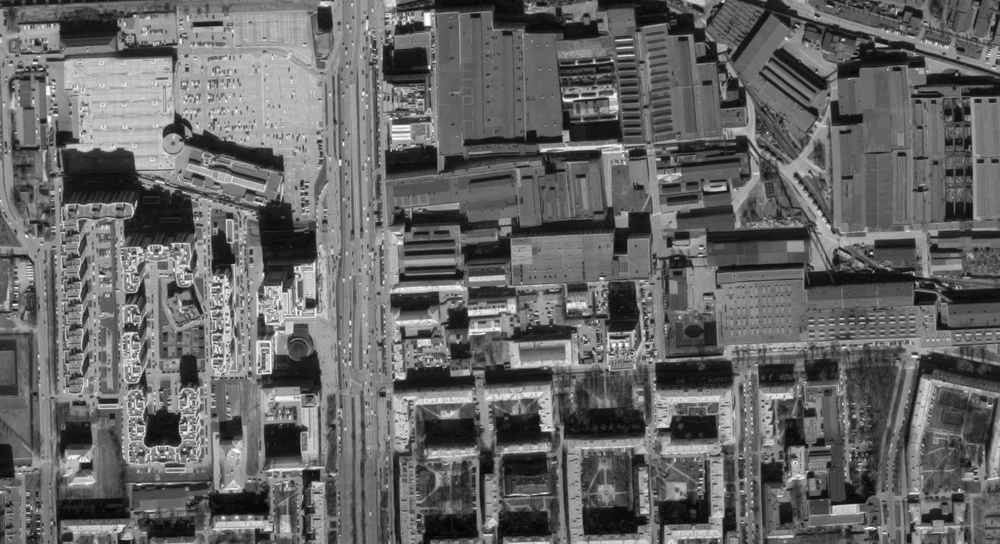
#> input picture GRAY.JPG, 1000 x 544 px, shrunk from 1363 x 741 before the run
$ jupyter execute image_processing.ipynb
#> lines starting #> are read from the running program, lines starting #| are printed output that depends on the picture
<a href="https://colab.research.google.com/github/atropass/pan-sharpening/blob/main/image_processing.ipynb" target="_parent"></a>

[cell 1]
import cv2
import numpy as np
from matplotlib import pyplot as plt

[cell 2]
# high-resolution grayscale
gray_image = cv2.imread('GRAY.JPG', cv2.IMREAD_GRAYSCALE)
#> gray_image is the input picture: shape (544, 1000); min 0, max 255, mean 101.6

# lower-resolution colored images
rgb_half_image = cv2.imread('RGB_half.JPG')
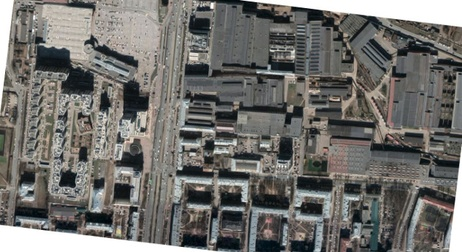
#> input picture RGB_half.JPG, 462 x 252 px, shrunk from 630 x 343 before the run
#> rgb_half_image is the input picture: shape (252, 462, 3); mean B, G, R 108.4, 111.6, 112.6
rgb_quater_image = cv2.imread('RGB_quater.JPG')
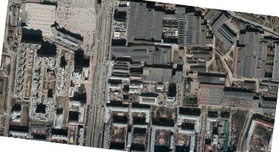
#> input picture RGB_quater.JPG, 279 x 152 px, shrunk from 380 x 207 before the run
#> rgb_quater_image is the input picture: shape (152, 279, 3); mean B, G, R 108.3, 111.6, 112.6

1. Align the images
2. Resize the images
3. Color restoration
4. Comparing the results

[cell 3]
#SIFT detector
sift = cv2.SIFT_create()

[cell 4]
# detecting features using SIFT
keypoints_gray, descriptors_gray = sift.detectAndCompute(gray_image, None)
#> keypoints_gray = 7431 keypoints; strongest (x, y, size): (429, 67, 2.1), (427, 18, 8.3), (470, 313, 4.2), (843, 40, 2.1)
keypoints_half, descriptors_half = sift.detectAndCompute(rgb_half_image, None)
#> keypoints_half = 1850 keypoints; strongest (x, y, size): (212, 5, 3.7), (107, 234, 4.6), (215, 143, 1.9), (294, 9, 4.1)
keypoints_quarter, descriptors_quarter = sift.detectAndCompute(rgb_quater_image, None)
#> keypoints_quarter = 687 keypoints; strongest (x, y, size): (64, 142, 2.8), (177, 5, 2.4), (11, 135, 2), (86, 79, 2.1)

[cell 5]
#feature matcher
bf = cv2.BFMatcher(cv2.NORM_L2, crossCheck=True)

[cell 6]
#match descriptors between grayscale and color images
matches_half = bf.match(descriptors_gray, descriptors_half)
#> matches_half = 1463 matches
matches_quarter = bf.match(descriptors_gray, descriptors_quarter)
#> matches_quarter = 570 matches

[cell 7]
#sorting matches based ondistance
matches_half = sorted(matches_half, key = lambda x:x.distance)
matches_quarter = sorted(matches_quarter, key = lambda x:x.distance)

So, using SIFT I detected keypoints and descriptors of all images, after usinn Brute Force mathcing ( bruteforce in this case good because straightforward and actually these images are the same with some rotation )

[cell 8]
#good matches
points_gray_half = np.zeros((len(matches_half), 2), dtype=np.float32)
#> points_gray_half = 1463 pairs, first value 0 to 0, second value 0 to 0
points_half = np.zeros((len(matches_half), 2), dtype=np.float32)
#> points_half has the same summary as points_gray_half

[cell 9]
for i, match in enumerate(matches_half):
    points_gray_half[i, :] = keypoints_gray[match.queryIdx].pt
    points_half[i, :] = keypoints_half[match.trainIdx].pt
#> after the loop, points_gray_half = 1463 pairs, first value 3.63 to 993.8, second value 3.41 to 540.7; points_half = 1463 pairs, first value 2.51 to 457, second value 4.39 to 249.2

[cell 10]
#find homography
h_half, _ = cv2.findHomography(points_half, points_gray_half, cv2.RANSAC)
#> h_half = [[2.15, 0.259, -29.48], [-0.26, 2.14, 62.34], [-2.32e-07, 3.42e-07, 1]]

[cell 11]
points_gray_quarter = np.zeros((len(matches_quarter), 2), dtype=np.float32)
#> points_gray_quarter = 570 pairs, first value 0 to 0, second value 0 to 0
points_quarter = np.zeros((len(matches_quarter), 2), dtype=np.float32)
#> points_quarter = 570 pairs, first value 0 to 0, second value 0 to 0

[cell 12]
for i, match in enumerate(matches_quarter):
    points_gray_quarter[i, :] = keypoints_gray[match.queryIdx].pt
    points_quarter[i, :] = keypoints_quarter[match.trainIdx].pt
#> after the loop, points_gray_quarter = 570 pairs, first value 8.66 to 968.1, second value 3.41 to 536.5; points_quarter = 570 pairs, first value 4.89 to 274.9, second value 2.44 to 147.6

[cell 13]
h_quarter, _ = cv2.findHomography(points_quarter, points_gray_quarter, cv2.RANSAC)
#> h_quarter = [[3.56, 0.431, -28.95], [-0.431, 3.55, 61.58], [5.49e-07, 2.56e-06, 1]]

[cell 14]
aligned_half = cv2.warpPerspective(rgb_half_image, h_half, (gray_image.shape[1], gray_image.shape[0]))
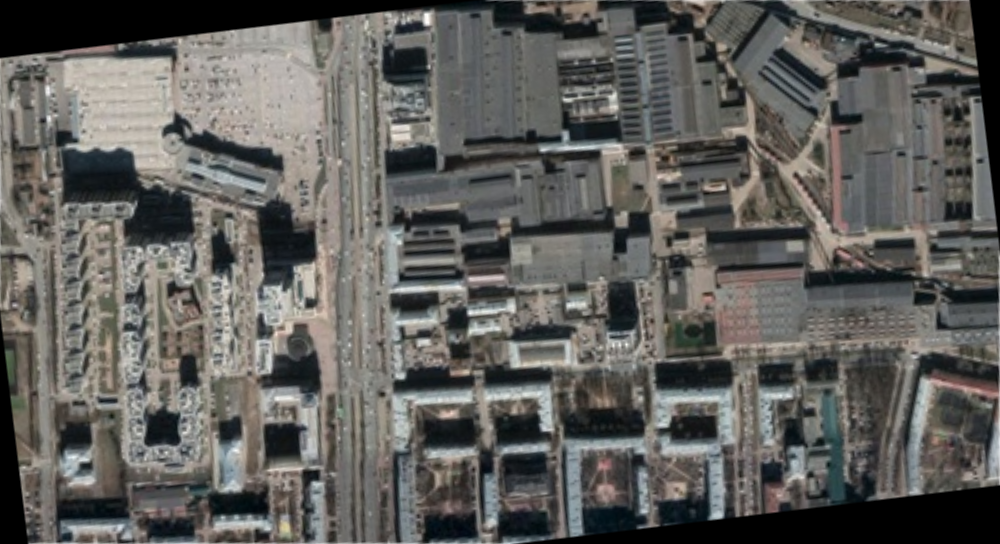
#> aligned_half: shape (544, 1000, 3); mean B, G, R 92, 95.3, 96.3
aligned_quarter = cv2.warpPerspective(rgb_quater_image, h_quarter, (gray_image.shape[1], gray_image.shape[0]))
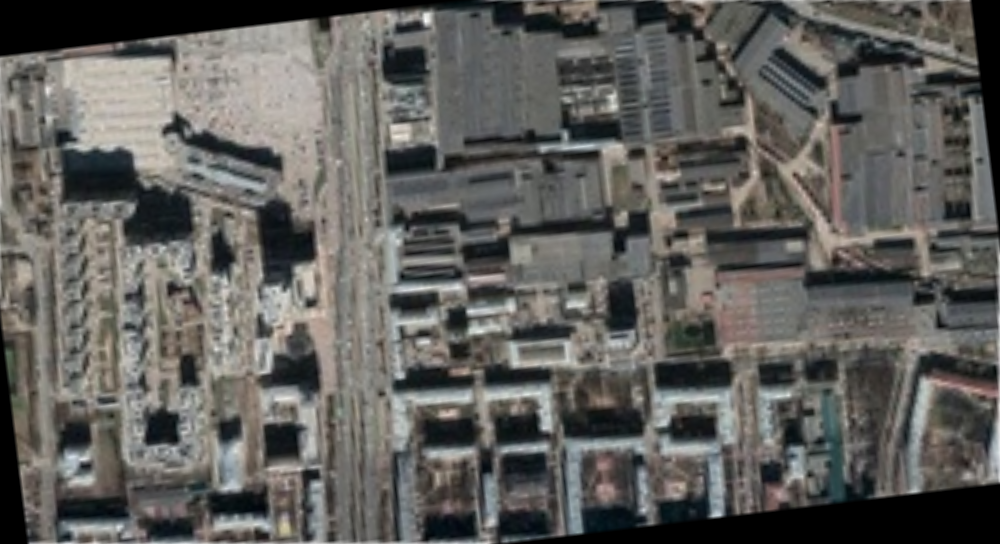
#> aligned_quarter: shape (544, 1000, 3); mean B, G, R 92.1, 95.4, 96.4

here, I computer homography for both images ( out transformation matrix ) and after aligned it to our grayscale image and it rotated 2 images properly

Pan sharpening

[cell 15]
# converting from RBG to HSV color space
hsv_half = cv2.cvtColor(aligned_half, cv2.COLOR_BGR2HSV)
#> hsv_half: shape (544, 1000, 3); mean H, S, V 45.6, 27.5, 98.9
hsv_quarter = cv2.cvtColor(aligned_quarter, cv2.COLOR_BGR2HSV)
#> hsv_quarter: shape (544, 1000, 3); mean H, S, V 44.4, 25.3, 98.7

[cell 16]
hsv_half[:, :, 2] = gray_image
#> hsv_half: shape (544, 1000, 3); mean H, S, V 45.6, 27.5, 101.6
hsv_quarter[:, :, 2] = gray_image
#> hsv_quarter: shape (544, 1000, 3); mean H, S, V 44.4, 25.3, 101.6

[cell 17]
pan_sharpened_half = cv2.cvtColor(hsv_half, cv2.COLOR_HSV2BGR)
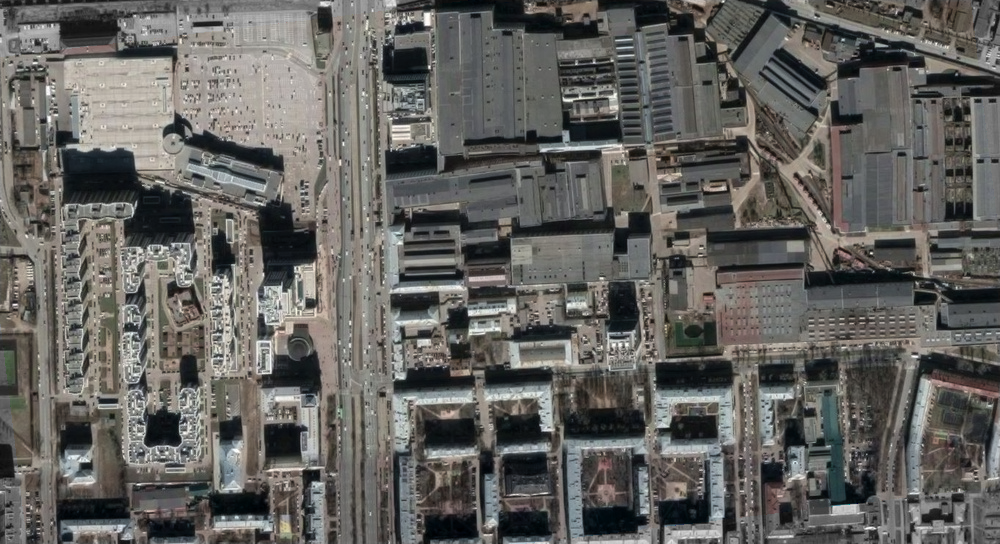
#> pan_sharpened_half: shape (544, 1000, 3); mean B, G, R 94.8, 98, 99.1
pan_sharpened_quarter = cv2.cvtColor(hsv_quarter, cv2.COLOR_HSV2BGR)

here, I used pan sharpening, firstly converted our 2 images to HSV and after replaced V (value) channel with our grayscale image. keeping hue and saturation of images

[cell 18]
plt.figure(figsize=(30,15))
plt.subplot(1, 3, 1)
plt.imshow(cv2.cvtColor(gray_image, cv2.COLOR_GRAY2RGB))
plt.title('Original')

plt.subplot(1, 3, 2)
plt.imshow(cv2.cvtColor(pan_sharpened_half, cv2.COLOR_BGR2RGB))
plt.title('Pansharpened Half-Resolution')

plt.subplot(1, 3, 3)
plt.imshow(cv2.cvtColor(pan_sharpened_quarter, cv2.COLOR_BGR2RGB))
plt.title('Pansharpened Quarter-Resolution')
plt.show()
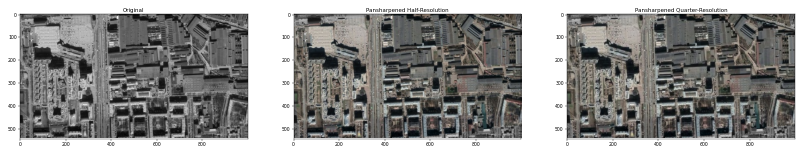
#> figure drawn by matplotlib, 3 panels

[cell 19]
cv2.imwrite('pan_sharpened_half.JPG', pan_sharpened_half)
cv2.imwrite('pan_sharpened_quarter.JPG', pan_sharpened_quarter)
#> Out = True
